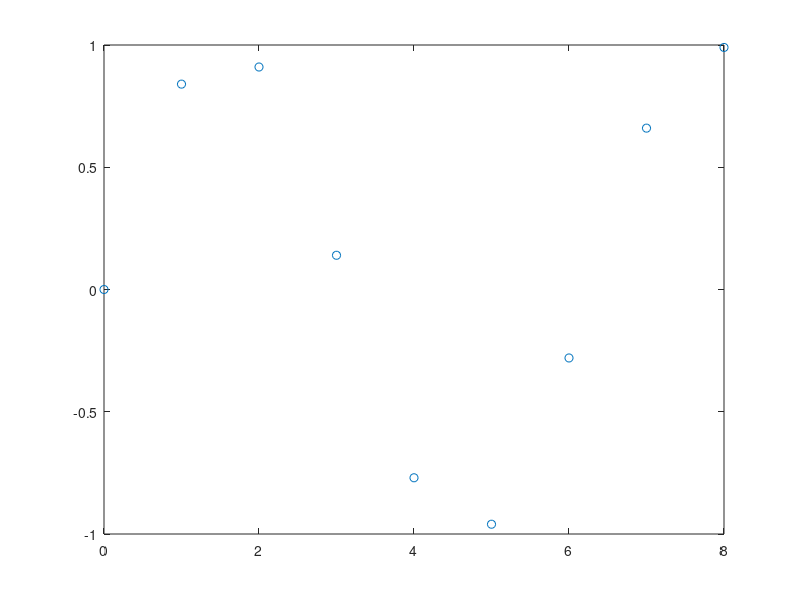

Here is the MATLAB script that generated this plot: (Note: this script raises an error after producing the figure.)
% Train and plot network 

x = [0 1 2 3 4 5 6 7 8];
t = [0 0.84 0.91 0.14 -0.77 -0.96 -0.28 0.66 0.99]
plot(x,t,'o');

net = feedforwardnet(10);
net = configure(net,x,t);
y1 = net(x);
plot(x,t,'o', x,y1,'x')

net  = train(net,x,t);
y2 = net(x)
plot(x,t,'o',x,y1,'x',x,y2,'*');